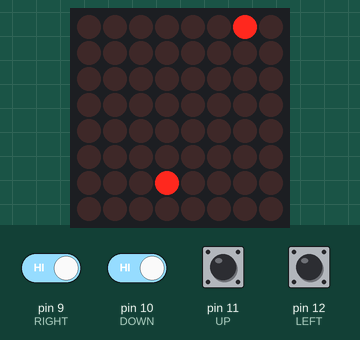
Recording of a sketch running on a simulated Arduino Nano, built with avr-gcc and run on an emulated ATmega328P. Shown: 8×8 LED matrix. Inputs (shaded band) come from the test bench; at power-on: pin 9 (RIGHT), pin 10 (DOWN), pin 11 (UP), pin 12 (LEFT) HIGH. Random numbers use the default seed unless the sketch sets one.

Above: at 4.1 s.
4.2 s: pin 11 (UP) pulled LOW for 0.15 s
At 4.8 s:
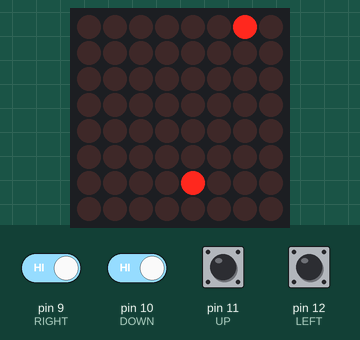
7.3 s: pin 9 (RIGHT) driven LOW and pin 10 (DOWN) driven LOW
At 10.2 s:
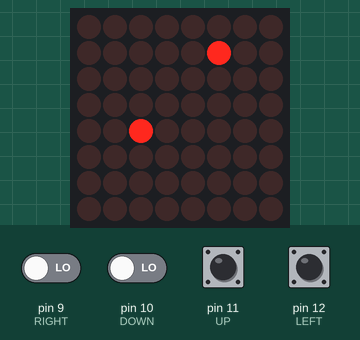
10.3 s: pin 10 (DOWN) driven HIGH
At 11.3 s:
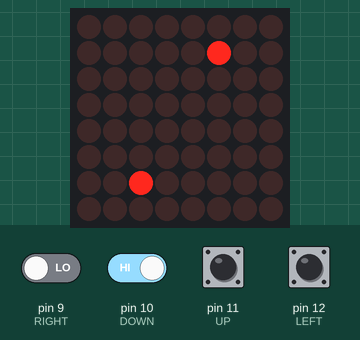
13.3 s: pin 10 (DOWN) driven LOW
At 15.67 s:
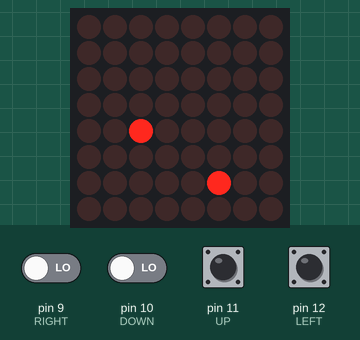
16.3 s: pin 10 (DOWN) driven HIGH
At 16.58 s:
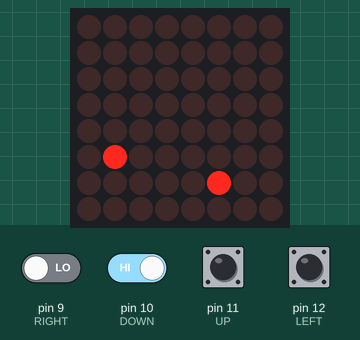
19.3 s: pin 10 (DOWN) driven LOW
At 21.62 s:
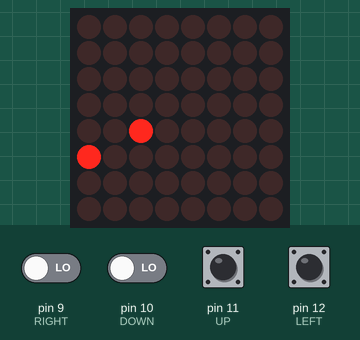
Timing chart, 0 to 23.1 s (numbered marks = the images above; inputs shaded):
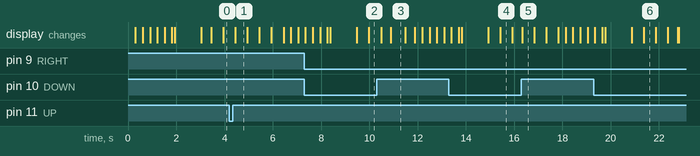

The sketch:

ardusnake.ino
```cpp
#include "LedControl.h"
#include "snake.h"

//Display snake OK
//Move snake forward OK
//Collide wall OK
//Direction OK
//Grow OK
//Collide self OK
//Generate apple OK
//Eat apple OK
//Fix illegals move OK
//Fix bad growing when changing direction OK
//Fix RNG to be more random OK
//Fix Apple generation OK

#define TPS 2
#define FPS 10

#define MATRIX_DIN 4
#define MATRIX_CLK 2
#define MATRIX_CS 7

#define UP 11
#define DOWN 10
#define LEFT 12
#define RIGHT 9

LedControl lc = LedControl(MATRIX_DIN, MATRIX_CLK, MATRIX_CS, 1);
Snake snake;
Apple apple;

void init_rng();
void test_pattern();
int pressed(); // Return the pressed key or -1
int init_game(); // Called at the end of setup
int update_game();  // Called every tick
int update_screen(); // Called every frame
int end_game(); // Called at the end of the game

unsigned long prev_frame = millis();
unsigned long prev_tick = millis();

void setup() {
  pinMode(UP, INPUT_PULLUP);
  pinMode(DOWN, INPUT_PULLUP);
  pinMode(LEFT, INPUT_PULLUP);
  pinMode(RIGHT, INPUT_PULLUP);

  init_rng();

  lc.clearDisplay(0);
  lc.shutdown(0, false);
  lc.setIntensity(0, 3);
  //test_pattern();
  init_game();
}

void loop() {
  switch(pressed()){
    case UP:
      snake.tail[0].dir = (snake.tail[0].dir != D_DOWN) ? D_UP : D_DOWN;
      break;
    case DOWN:
      snake.tail[0].dir = (snake.tail[0].dir != D_UP) ? D_DOWN : D_UP;
      break;
    case RIGHT:
      snake.tail[0].dir = (snake.tail[0].dir != D_LEFT) ? D_RIGHT : D_LEFT;
      break;
    case LEFT:
      snake.tail[0].dir = (snake.tail[0].dir != D_RIGHT) ? D_LEFT : D_RIGHT;
      break;
  }

  if(millis() - prev_frame >= 1000/FPS){
    update_screen();
    prev_frame = millis();
  }

  if(millis() - prev_tick >= 1000/TPS){
    update_game();
    prev_tick = millis();
  }
}


void init_rng(){
  randomSeed(analogRead(A7)+analogRead(A1));
  return;
}

void test_pattern(){
  for(int j = 0; j < 8; j++){
    for(int i = 0; i < 8; i++){
      lc.setLed(0, i, j, HIGH);
      delay(15);
    }
  }
  for(int j = 0; j < 8; j++){
    for(int i = 0; i < 8; i++){
      lc.setLed(0, i, j, LOW);
      delay(15);
    }
  }
  return;
}


int pressed(){
  if(!digitalRead(UP)){
    return UP;
  }
  if(!digitalRead(DOWN)){
    return DOWN;
  }
  if(!digitalRead(LEFT)){
    return LEFT;
  }
  if(!digitalRead(RIGHT)){
    return RIGHT;
  }
  return -1;
}


int init_game(){
  test_pattern();
  delay(1000);

  snake_init(&snake, 4, 3);

  apple.x = -1;
  apple.y = -1;
  int ret = apple_generate(&snake, &apple);
  if(ret == 2){  // Too much trial to find a free spot
    init_rng();
    if(apple_generate(&snake, &apple) != 0){ // Try one more time with a different rng seed
      end_game();
    }
  }else if(ret != 0){
    end_game();
  }

  prev_frame = millis();
  prev_tick = millis();

  return 0;
}


int update_game(){
  if(snake.tail[0].x == apple.x && snake.tail[0].y == apple.y){ //Eat apple
    if(snake_grow(&snake) != 0) end_game(); // Grow

    int ret = apple_generate(&snake, &apple); // New apple
    if(ret == 2){  // Too much trial to find a free spot
      init_rng();
      if(apple_generate(&snake, &apple) != 0){ // Try one more time with a different rng seed
        end_game();
      }
    }else if(ret != 0){
      end_game();
    }
  }else{ // Just update
    if(snake_update(&snake, 7, 7) != 0) end_game();
  }
}

int update_screen(){
  lc.clearDisplay(0);
  for(int i = 0; i<=snake.tail_end; i++){
    lc.setLed(0, snake.tail[i].x, snake.tail[i].y, HIGH);
  }
  lc.setLed(0, apple.x, apple.y, HIGH);
  return 0;
}


int end_game(){
  init_game();
  return 0;
}
```

snake.cpp
```cpp
#include "Arduino.h"
#include "snake.h"

void snake_init(Snake *snake, int x, int y){
  snake->tail[0].x = x;
  snake->tail[0].y = y;
  snake->tail[0].dir = D_RIGHT;
  snake->tail_end = 0; // Head only
  return;
}


int snake_update(Snake *snake, int max_x, int max_y){
  //Start from the end of the tail and move each element to the place of the previous
  //Do not move head (tail[0])
  for(int i = snake->tail_end; i > 0; i--){
    snake->tail[i].x = snake->tail[i-1].x;
    snake->tail[i].y = snake->tail[i-1].y;
    snake->tail[i].dir = snake->tail[i-1].dir;
  }

  //Increment head
  switch(snake->tail[0].dir){
    case D_RIGHT:
      snake->tail[0].x++;
      break;
    case D_LEFT:
      snake->tail[0].x--;
      break;
    case D_UP:
      snake->tail[0].y++;
      break;
    case D_DOWN:
      snake->tail[0].y--;
      break;
  }

  //Walls collision
  if(snake->tail[0].x > max_x){
    snake->tail[0].x = max_x;
    return 1;
  }else if(snake->tail[0].x < 0){
    snake->tail[0].x = 0;
    return 1;
  }

  if(snake->tail[0].y > max_y){
    snake->tail[0].y = max_y;
    return 1;
  }else if(snake->tail[0].y < 0){
    snake->tail[0].y = 0;
    return 1;
  }

  //Self collision
  for(int i = 1; i <= snake->tail_end; i++){
    if(snake->tail[0].x == snake->tail[i].x && snake->tail[0].y == snake->tail[i].y){
      return 2;
    }
  }
  return 0;
}


int snake_grow(Snake *snake){
  if(snake->tail_end >= SNAKE_MAX){
    return 1;
  }
  snake->tail_end++;
  int end = snake->tail_end;

  int x = snake->tail[end-1].x;
  int y = snake->tail[end-1].y;
  snake->tail[end].dir = snake->tail[end-1].dir;
  switch(snake->tail[end].dir){
    case D_RIGHT:
      x--;
      break;
    case D_LEFT:
      x++;
      break;
    case D_UP:
      y--;
      break;
    case D_DOWN:
      y++;
      break;
  }
  snake->tail[end].x = x;
  snake->tail[end].y = y;
  return 0;
}


int apple_generate(Snake *snake, Apple *apple){
  if(snake->tail_end >= SNAKE_MAX){
    return 1;
  }

  int count = 0;
  bool touch = false;
  do{
    apple->x = random(0, 7);
    apple->y = random(0, 7);
    for(int i = 0; i < snake->tail_end; i++){
      if(apple->x == snake->tail[i].x && apple->y == snake->tail[i].y){
        touch = true;
      }
    }
    count++;
    if(count>=1024){
      return 2;
    }
  }while(touch);
  return 0;
}
```

snake.h
```cpp
#ifndef SNAKE_H
#define SNAKE_H
#include "Arduino.h"

#define SNAKE_MAX 64


enum direction {D_RIGHT, D_UP, D_LEFT, D_DOWN};

typedef struct Tail Tail;
struct Tail{
  int x;
  int y;
  enum direction dir;
};

typedef struct{
  Tail tail[SNAKE_MAX];
  int tail_end;
}Snake;

typedef struct{
  int x;
  int y;
}Apple;


void snake_init(Snake *snake, int x, int y);
int snake_update(Snake *snake, int max_x, int max_y);
int snake_grow(Snake *snake);

int apple_generate(Snake *snake, Apple *apple);

#endif
```

Measured:
- what the display in image 1 shows lasts 0.5 s, from 4.4 s to 4.9 s
- what the display in image 3 shows lasts 0.6 s, from 10.9 s to 11.5 s
